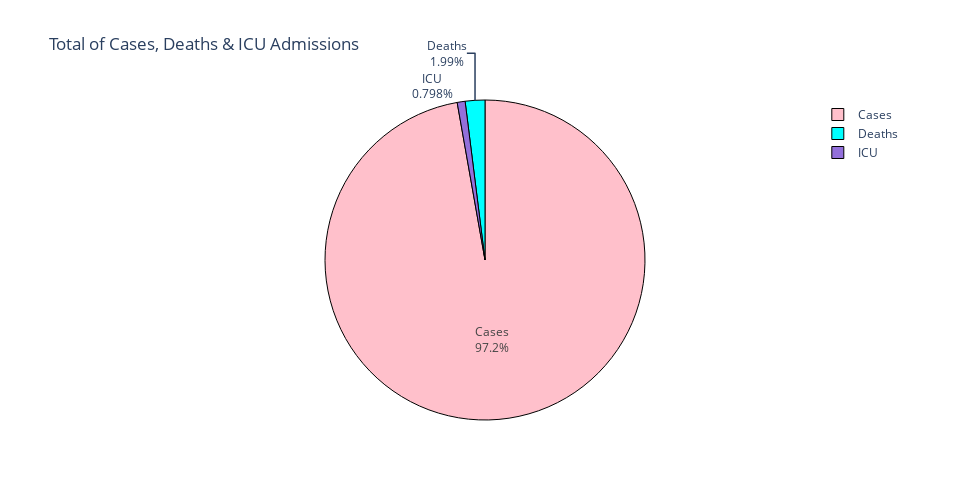

Notebook code cell kept with this figure:
### Code cell
import plotly.graph_objects as go

# Skapade variabler för att få summan av antalet fallen, döda, och intesivvårdnade 
Total_cases = df["Total_Cases"].sum() 
Total_icu = df["Total_ICU_Admissions"].sum()
Total_deaths = df["Total_Deaths"].sum()

values = [Total_cases, Total_icu, Total_deaths] # Då skapade jag en lista med summan av dem in 
labels = ['Cases','ICU','Deaths'] # titel på varje del 
colors = ['pink', 'mediumpurple', 'cyan']

fig = go.Figure(data=[go.Pie(labels=labels, values=values, textinfo='label+percent', marker=dict(colors=colors, 
line=dict(color='black', width=1)))]) # Cirkeldiagram som visa procent och namm på skärmen  

fig.update_layout(title_text="Total of Cases, Deaths & ICU Admissions", height=500, width= 970) # Titel och storlek på fönstret 

fig.show()

### Figure 1 — Plotly figure (JSON) as saved in the notebook; plotly's stock layout.template omitted (floating-point values rounded to 4 significant figures)
{"data": [{"labels": ["Cases", "ICU", "Deaths"], "marker": {"colors": ["pink", "mediumpurple", "cyan"], "line": {"color": "black", "width": 1}}, "textinfo": "label+percent", "type": "pie", "values": [608347, 4993, 12428]}], "layout": {"height": 500, "title": {"text": "Total of Cases, Deaths & ICU Admissions"}, "width": 970}}
